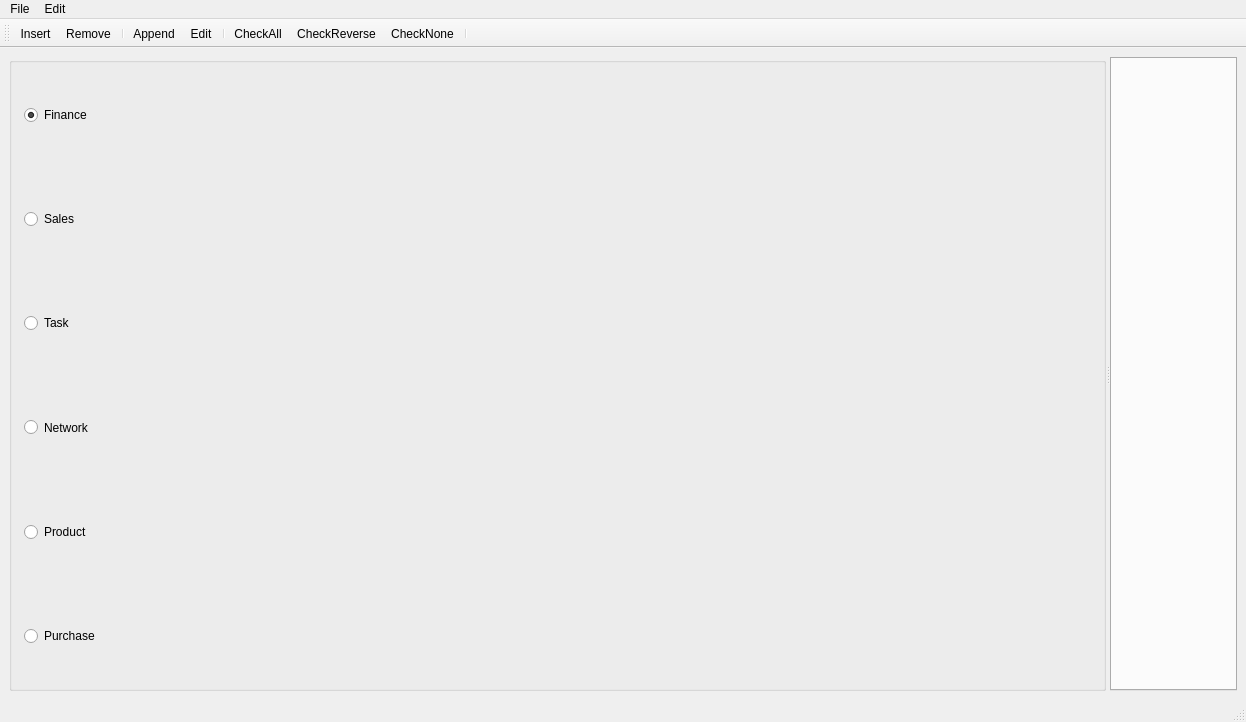
<?xml version="1.0" encoding="UTF-8"?>
<ui version="4.0">
 <class>MainWindow</class>
 <widget class="QMainWindow" name="MainWindow">
  <property name="geometry">
   <rect>
    <x>0</x>
    <y>0</y>
    <width>1246</width>
    <height>722</height>
   </rect>
  </property>
  <property name="windowTitle">
   <string/>
  </property>
  <widget class="QWidget" name="centralwidget">
   <property name="sizePolicy">
    <sizepolicy hsizetype="Expanding" vsizetype="Preferred">
     <horstretch>0</horstretch>
     <verstretch>0</verstretch>
    </sizepolicy>
   </property>
   <layout class="QGridLayout" name="gridLayout">
    <item row="0" column="0">
     <widget class="QSplitter" name="splitter">
      <property name="sizePolicy">
       <sizepolicy hsizetype="Preferred" vsizetype="Preferred">
        <horstretch>0</horstretch>
        <verstretch>0</verstretch>
       </sizepolicy>
      </property>
      <property name="orientation">
       <enum>Qt::Horizontal</enum>
      </property>
      <widget class="QGroupBox" name="groupBox">
       <property name="sizePolicy">
        <sizepolicy hsizetype="Fixed" vsizetype="Preferred">
         <horstretch>0</horstretch>
         <verstretch>0</verstretch>
        </sizepolicy>
       </property>
       <property name="title">
        <string/>
       </property>
       <layout class="QVBoxLayout" name="verticalLayout">
        <property name="spacing">
         <number>0</number>
        </property>
        <property name="leftMargin">
         <number>12</number>
        </property>
        <property name="topMargin">
         <number>0</number>
        </property>
        <property name="rightMargin">
         <number>12</number>
        </property>
        <property name="bottomMargin">
         <number>0</number>
        </property>
        <item>
         <widget class="QRadioButton" name="rBtnFinance">
          <property name="sizePolicy">
           <sizepolicy hsizetype="Minimum" vsizetype="Preferred">
            <horstretch>0</horstretch>
            <verstretch>0</verstretch>
           </sizepolicy>
          </property>
          <property name="text">
           <string>Finance</string>
          </property>
          <property name="checkable">
           <bool>true</bool>
          </property>
          <property name="checked">
           <bool>true</bool>
          </property>
         </widget>
        </item>
        <item>
         <widget class="QRadioButton" name="rBtnSales">
          <property name="sizePolicy">
           <sizepolicy hsizetype="Minimum" vsizetype="Preferred">
            <horstretch>0</horstretch>
            <verstretch>0</verstretch>
           </sizepolicy>
          </property>
          <property name="text">
           <string>Sales</string>
          </property>
         </widget>
        </item>
        <item>
         <widget class="QRadioButton" name="rBtnTask">
          <property name="sizePolicy">
           <sizepolicy hsizetype="Minimum" vsizetype="Preferred">
            <horstretch>0</horstretch>
            <verstretch>0</verstretch>
           </sizepolicy>
          </property>
          <property name="text">
           <string>Task</string>
          </property>
         </widget>
        </item>
        <item>
         <widget class="QRadioButton" name="rBtnNetwork">
          <property name="sizePolicy">
           <sizepolicy hsizetype="Minimum" vsizetype="Preferred">
            <horstretch>0</horstretch>
            <verstretch>0</verstretch>
           </sizepolicy>
          </property>
          <property name="text">
           <string>Network</string>
          </property>
         </widget>
        </item>
        <item>
         <widget class="QRadioButton" name="rBtnProduct">
          <property name="sizePolicy">
           <sizepolicy hsizetype="Minimum" vsizetype="Preferred">
            <horstretch>0</horstretch>
            <verstretch>0</verstretch>
           </sizepolicy>
          </property>
          <property name="text">
           <string>Product</string>
          </property>
         </widget>
        </item>
        <item>
         <widget class="QRadioButton" name="rBtnPurchase">
          <property name="sizePolicy">
           <sizepolicy hsizetype="Minimum" vsizetype="Preferred">
            <horstretch>0</horstretch>
            <verstretch>0</verstretch>
           </sizepolicy>
          </property>
          <property name="text">
           <string>Purchase</string>
          </property>
         </widget>
        </item>
       </layout>
      </widget>
      <widget class="QTabWidget" name="tabWidget"/>
     </widget>
    </item>
   </layout>
  </widget>
  <widget class="QMenuBar" name="menubar">
   <property name="geometry">
    <rect>
     <x>0</x>
     <y>0</y>
     <width>1246</width>
     <height>24</height>
    </rect>
   </property>
   <widget class="QMenu" name="menuFile">
    <property name="title">
     <string>File</string>
    </property>
    <widget class="QMenu" name="menuRecent">
     <property name="title">
      <string>Recent Files</string>
     </property>
    </widget>
    <addaction name="actionAbout"/>
    <addaction name="separator"/>
    <addaction name="actionNew"/>
    <addaction name="actionOpen"/>
    <addaction name="menuRecent"/>
    <addaction name="separator"/>
    <addaction name="actionPreferences"/>
   </widget>
   <widget class="QMenu" name="menuEdit">
    <property name="title">
     <string>Edit</string>
    </property>
    <addaction name="actionInsert"/>
    <addaction name="actionRemove"/>
    <addaction name="separator"/>
    <addaction name="actionAppend"/>
    <addaction name="actionEdit"/>
    <addaction name="separator"/>
    <addaction name="actionJump"/>
    <addaction name="separator"/>
    <addaction name="actionSearch"/>
   </widget>
   <addaction name="menuFile"/>
   <addaction name="menuEdit"/>
  </widget>
  <widget class="QStatusBar" name="statusbar"/>
  <widget class="QToolBar" name="toolBar">
   <property name="windowTitle">
    <string>toolBar</string>
   </property>
   <attribute name="toolBarArea">
    <enum>TopToolBarArea</enum>
   </attribute>
   <attribute name="toolBarBreak">
    <bool>false</bool>
   </attribute>
   <addaction name="actionInsert"/>
   <addaction name="actionRemove"/>
   <addaction name="separator"/>
   <addaction name="actionAppend"/>
   <addaction name="actionEdit"/>
   <addaction name="separator"/>
   <addaction name="actionCheckAll"/>
   <addaction name="actionCheckReverse"/>
   <addaction name="actionCheckNone"/>
   <addaction name="separator"/>
  </widget>
  <action name="actionInsert">
   <property name="text">
    <string>Insert</string>
   </property>
   <property name="toolTip">
    <string>Insert</string>
   </property>
   <property name="shortcut">
    <string>Ctrl+N</string>
   </property>
  </action>
  <action name="actionRemove">
   <property name="text">
    <string>Remove</string>
   </property>
  </action>
  <action name="actionAppend">
   <property name="text">
    <string>Append</string>
   </property>
   <property name="shortcut">
    <string>Ctrl+P</string>
   </property>
  </action>
  <action name="actionJump">
   <property name="text">
    <string>Jump</string>
   </property>
   <property name="toolTip">
    <string>Jump</string>
   </property>
   <property name="shortcut">
    <string>Ctrl+J</string>
   </property>
  </action>
  <action name="actionEdit">
   <property name="text">
    <string>Edit</string>
   </property>
   <property name="shortcut">
    <string>Ctrl+E</string>
   </property>
  </action>
  <action name="actionSearch">
   <property name="text">
    <string>Search</string>
   </property>
   <property name="shortcut">
    <string>Ctrl+F</string>
   </property>
  </action>
  <action name="actionPreferences">
   <property name="text">
    <string>Preferences...</string>
   </property>
   <property name="shortcut">
    <string>Ctrl+,</string>
   </property>
  </action>
  <action name="actionAbout">
   <property name="text">
    <string>About YtxCash</string>
   </property>
  </action>
  <action name="actionNew">
   <property name="text">
    <string>New...</string>
   </property>
   <property name="shortcut">
    <string>Ctrl+Alt+N</string>
   </property>
   <property name="menuRole">
    <enum>QAction::NoRole</enum>
   </property>
  </action>
  <action name="actionOpen">
   <property name="text">
    <string>Open...</string>
   </property>
   <property name="shortcut">
    <string>Ctrl+O</string>
   </property>
   <property name="menuRole">
    <enum>QAction::NoRole</enum>
   </property>
  </action>
  <action name="actionClearMenu">
   <property name="text">
    <string>Clear Menu</string>
   </property>
  </action>
  <action name="actionSeparator">
   <property name="text">
    <string>Separator</string>
   </property>
  </action>
  <action name="actionCheckAll">
   <property name="text">
    <string>CheckAll</string>
   </property>
   <property name="menuRole">
    <enum>QAction::NoRole</enum>
   </property>
  </action>
  <action name="actionCheckNone">
   <property name="text">
    <string>CheckNone</string>
   </property>
   <property name="menuRole">
    <enum>QAction::NoRole</enum>
   </property>
  </action>
  <action name="actionCheckReverse">
   <property name="text">
    <string>CheckReverse</string>
   </property>
   <property name="menuRole">
    <enum>QAction::NoRole</enum>
   </property>
  </action>
 </widget>
 <resources/>
 <connections/>
</ui>
